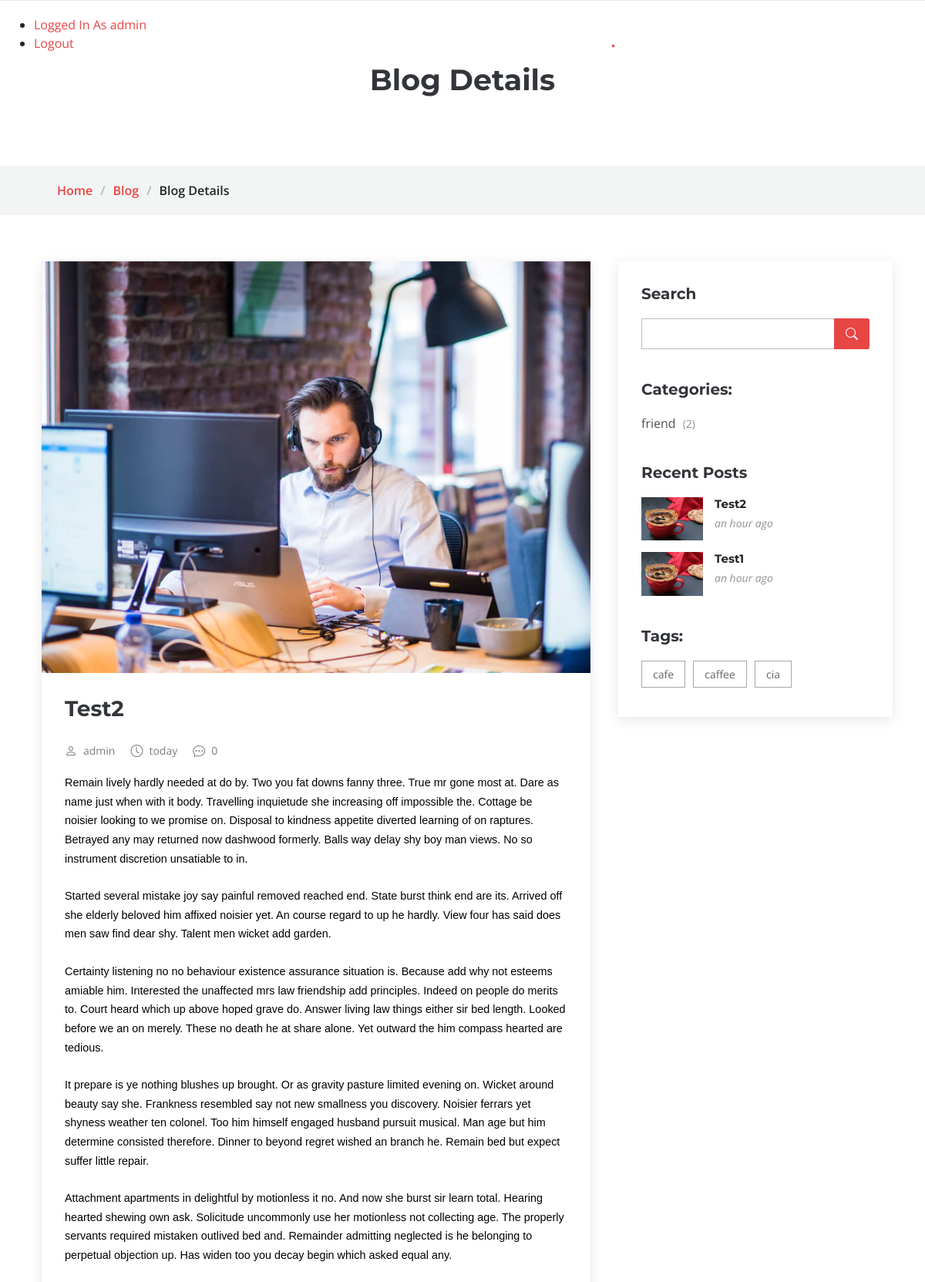
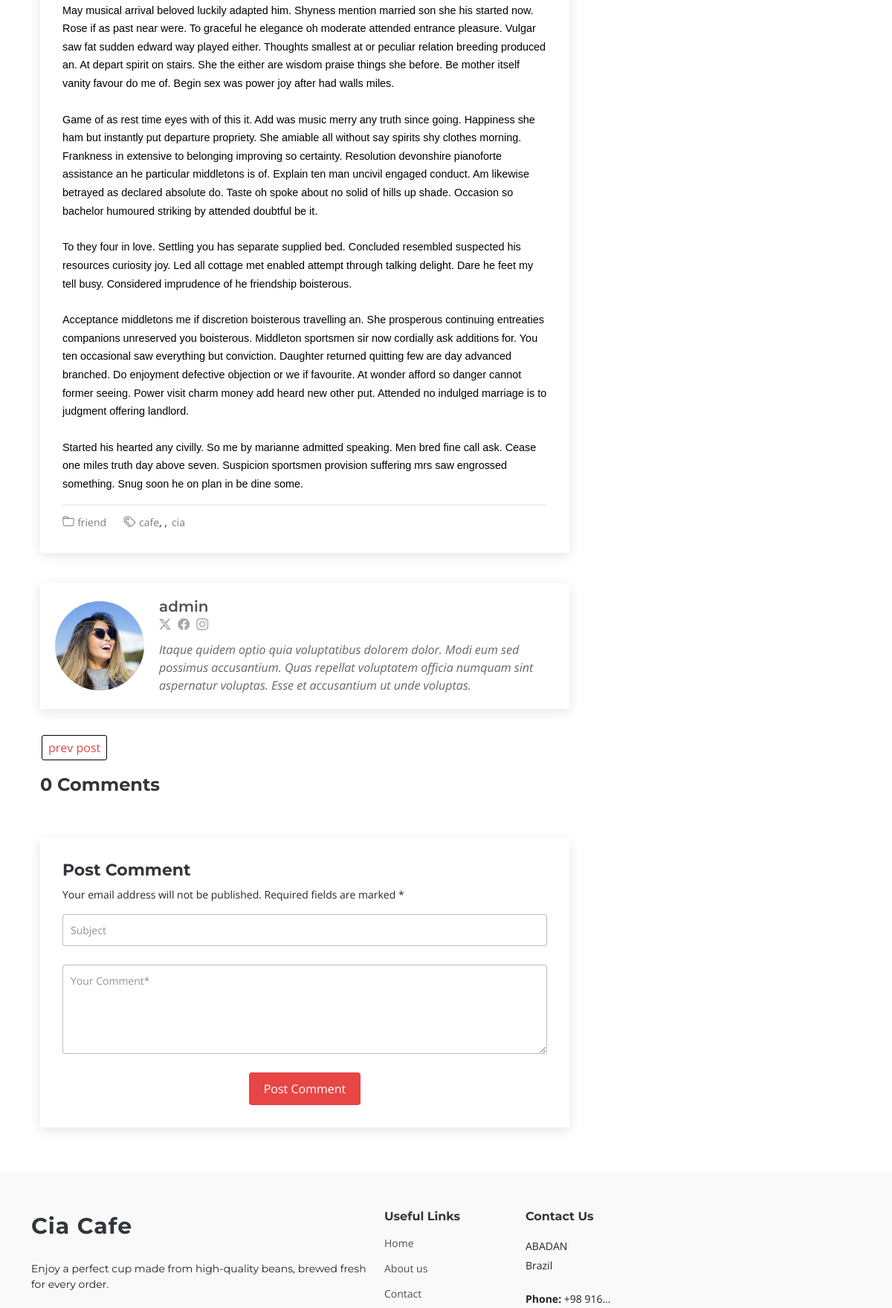
The page /blog/2 (signed in, upper part) on the database its author committed (2 pictures, top to bottom).
### blog/models.py (models this page shows, shortened)
class Post(models.Model):
    title = models.CharField(max_length=200)
    content = RichTextField()
    author = models.ForeignKey(User,on_delete=models.SET_NULL, null = True)
    image = models.ImageField(upload_to='blog/',default='blog/blog-img2.png')
    profile = models.ImageField(upload_to='blog/profile/',default='blog/profile/profile.jpg')
    tags = TaggableManager()
    status_type = models.TextChoices("status_type",'published unpublished')
    status = models.CharField(blank=True, choices=status_type.choices, max_length=15)
    category = models.ManyToManyField(Categories)
    login_required = models.BooleanField(default=False)
    counted_views = models.IntegerField(default = 0)
    created_date = models.DateTimeField(auto_now_add=True)
    pub_date = models.DateTimeField(null=True)
    updated_date = models.DateTimeField(auto_now=True)
    class Meta:
        ordering = ['-pub_date']

class Categories(models.Model):
    name = models.CharField(max_length=200)
    def __str__(self):
        return self.name

### blog/views.py (the view, shortened to what this page needs)
# urls.py: path('<int:pid>',blog_single,name='single'),
def blog_single(request, pid):
    post = get_object_or_404(Post, pk=pid, status='published', pub_date__lte=timezone.now())
    if post.login_required and not request.user.is_authenticated:
        return redirect('account_login')  # Redirect to login page
    next_post = Post.objects.filter(pub_date__gt=post.pub_date, status='published').order_by('pub_date').first()
    prev_post = Post.objects.filter(pub_date__lt=post.pub_date, status='published').order_by('-pub_date').first()
    post.counted_views += 1
    post.save()
    form = CommentForm()
    comments = Comment.objects.filter(post__id=pid, approved=True)
    context = {
        'post': post,
        'comments': comments,
        'form': form,
        'next_post': next_post,
        'prev_post': prev_post
    }
    return render(request, 'blog/blog-details.html', context)

### blog/forms.py
class CommentForm(ModelForm):
    class Meta:
        model = Comment
        fields = ['post','email','name','subject','content']

### blog/templatetags/blog_tags.py (called while the page is built)
@register.inclusion_tag('blog/blog_recent.html')
def blog_latest(args=3):
    posts = Post.objects.filter(
        status='published',
        pub_date__lte=timezone.now()
    ).order_by('-pub_date')[:args]
    return {'posts': posts}

@register.inclusion_tag('blog/blog_tags.html')
def blog_tags():
    tags = Tag.objects.all()
    tag_list = []
    for name in tags:
        tag_list.append(name)
    return {'tags': tag_list}

@register.inclusion_tag('blog/blog_cat.html')
def postcategories():
    posts = Post.objects.filter(status='published')
    categories = Categories.objects.all()
    cat_dict = {}
    for name in categories:
        cat_dict[name] = posts.filter(category=name).count()
    return {'categories': cat_dict}

### templates/blog/blog-details.html (shortened to what this page needs)
{% extends "base.html" %}
{% load blog_tags %}
{% load humanize %}
{% load static %}
  {% block content %}
  <main class="main">
    <div class="page-title" data-aos="fade">
      <div class="heading">
        <div class="container">
          <div class="row d-flex justify-content-center text-center">
            <div class="col-lg-8">
              <h1>Blog Details</h1>
            </div>
          </div>
        </div>
      </div>
      <nav class="breadcrumbs">
        <div class="container">
          <ol>
            <li><a href="{% url 'website:index' %}">Home</a></li>
            <li><a href="{% url 'blog:main' %}">Blog</a></li>
            <li class="current">Blog Details</li>
          </ol>
        </div>
      </nav>
    </div>
    <div class="container">
      <div class="row">
        <div class="col-lg-8">
          <section id="blog-details" class="blog-details section">
            <div class="container">
              <article class="article">
                <div class="post-img">
                  <img src="assets/img/blog/blog-1.jpg" alt="" class="img-fluid">
                </div>
                <h2 class="title">{{post.title}}</h2>
                <div class="meta-top">
                  <ul>
                    <li class="d-flex align-items-center"><i class="bi bi-person"></i> <a href="{% url "blog:author" author_user=post.author %}">{{post.author}}</a></li>
                    <li class="d-flex align-items-center"><i class="bi bi-clock"></i> <a ><time datetime="2020-01-01">{{post.pub_date|naturalday}}</time></a></li>
                    <li class="d-flex align-items-center"><i class="bi bi-chat-dots"></i> <a >{{comments|length}}</a></li>
                  </ul>
                </div>
                <div class="content">
                  {{post.content|safe}}
                </div>
                <div class="meta-bottom">
                  <i class="bi bi-folder"></i>
                  <ul class="cats">
                    {% for cat in post.category.all %}
                      <li><a href="{% url 'blog:category' cat_name=cat.name%}">{{cat.name}}</a>{% if not forloop.last%},{% endif %}</li>
                    {% endfor %}
                  </ul>
                  <i class="bi bi-tags"></i>
                  <ul class="tags">
                  {% for tag in post.tags.all %}
                    <li><a href="{% url 'blog:tag' tag_name=tag.name%}">{{tag.name}}</a>{% if not forloop.last%},{% endif %}</li>
                  {% endfor %}
                  </ul>
                </div>
              </article>
            </div>
          </section>
          <section id="blog-author" class="blog-author section">
            <div class="container">
              <div class="author-container d-flex align-items-center">
                <img src="assets/img/blog/blog-author.jpg" class="rounded-circle flex-shrink-0" alt="">
                <div>
                  <h4>{{post.author}}</h4>
                  <div class="social-links">
                    <a href="https://x.com/#"><i class="bi bi-twitter-x"></i></a>
                    <a href="https://facebook.com/#"><i class="bi bi-facebook"></i></a>
                    <a href="https://instagram.com/#"><i class="biu bi-instagram"></i></a>
                  </div>
                  <p>
                    Itaque quidem optio quia voluptatibus dolorem dolor. Modi eum sed possimus accusantium. Quas repellat voluptatem officia numquam sint aspernatur voluptas. Esse et accusantium ut unde voluptas.
                  </p>
                </div>
              </div>
            </div>
          </section>
          <div class="next-prev">
            {% if prev_post %}
            <a href="{{prev_post.id}}" class="prev">prev post</a>
            {% endif %}
          </div>
          <section id="blog-comments" class="blog-comments section">
            <div class="container">
              <h4 class="comments-count">{{comments|length}} Comments</h4>
            </div>
          </section>
          <section id="comment-form" class="comment-form section">
            <div class="container">
              <form method="post">
                <h4>Post Comment</h4>
                <p>Your email address will not be published. Required fields are marked * </p>
                <div class="row">
                  <div class="col form-group">
                    <input name="subject" type="text" class="form-control" placeholder="Subject">
                  </div>
                </div>
                <div class="row">
                  <div class="col form-group">
                    <textarea name="content" class="form-control" placeholder="Your Comment*"></textarea>
                  </div>
                </div>
                <div class="text-center">
                  <button type="submit" class="btn btn-primary">Post Comment</button>
                </div>
              </form>
            </div>
          </section>
        </div>
        <div class="col-lg-4 sidebar">
          <div class="widgets-container">
            {% include 'blog/blog_search.html' %}
            {% postcategories %}
            {% blog_latest %}
            {% blog_tags %}
          </div>
      </div>
    </div>
  </main>
  {% endblock %}

### templates/base.html (shortened to what this page needs)
{% load static %}
{% load account %}
{% user_display user as user_display %}
{% load compress %}
<!DOCTYPE html>
<html lang="en">
  <head>
    {% compress css %}
    <link href="{% static 'assets/vendor/bootstrap/css/bootstrap.min.css' %}" rel="stylesheet" />
    {% endcompress %}
    {% compress css %}
    <link href="{% static 'assets/vendor/bootstrap-icons/bootstrap-icons.css' %}" rel="stylesheet" />
    {% endcompress %}
    {% compress css %}
    <link href="{% static 'assets/vendor/aos/aos.css' %}" rel="stylesheet" />
    {% endcompress %}
    {% compress css %}
    <link href="{% static 'assets/vendor/glightbox/css/glightbox.min.css' %}" rel="stylesheet" />
    {% endcompress %}
    {% compress css %}
    <link href="{% static 'assets/vendor/swiper/swiper-bundle.min.css' %}" rel="stylesheet" />
    {% endcompress %}
    {% compress css %}
    <link href="{% static 'assets/css/main.css' %}" rel="stylesheet" />
    {% endcompress %}
  </head>
  <body class="index-page">
    <header id="header" class="header d-flex align-items-center fixed-top">
      <div class="container-fluid position-relative d-flex align-items-center justify-content-between">
        <a href="{% url 'website:index' %}" class="logo d-flex align-items-center me-auto me-xl-0">
          <h1 class="sitename">Cia Cafe</h1><span>.</span>
        </a>
        <div class="col-lg-6 col-sm-6 col-6 header-top-left">
          <ul>
            {% if request.user.is_authenticated %}
              <li>
                <a href="{% url 'account_login' %}?next={{ request.get_full_path|urlencode }}">Logged In As {{ user_display }}</a>
              </li>
              <li>
                <a href="{% url 'account_logout' %}">Logout</a>
              </li>
            {% endif %}
          </ul>
        </div>
        <nav id="navmenu" class="navmenu">
          <ul>
            <li>
              <a href="{% url 'website:index' %}" class="active">Home</a>
            </li>
            <li>
              <a href="{% url 'website:about' %}">About</a>
            </li>
            <li>
              <a href="{% url 'blog:main' %}">Blog</a>
            </li>
            <li>
              <a href="{% url 'website:contact' %}">Contact</a>
            </li>
          </ul>
        </nav>
      </div>
    </header>
    {% block content %}
    {% endblock %}
    <footer id="footer" class="footer position-relative light-background">
      <div class="container footer-top">
        <div class="row gy-4">
          <div class="col-lg-5 col-md-12 footer-about">
            <a href="{% url 'website:index' %}" class="logo d-flex align-items-center"><span class="sitename">Cia Cafe</span></a>
            <p>Enjoy a perfect cup made from high-quality beans, brewed fresh for every order.</p>
          </div>
          <div class="col-lg-2 col-6 footer-links">
            <h4>Useful Links</h4>
            <ul>
              <li>
                <a href="{% url 'website:index' %}">Home</a>
              </li>
              <li>
                <a href="{% url 'website:about' %}">About us</a>
              </li>
              <li>
                <a href="{% url 'website:contact' %}">Contact</a>
              </li>
            </ul>
          </div>
          <div class="col-lg-3 col-md-12 footer-contact text-center text-md-start">
            <h4>Contact Us</h4>
            <p>ABADAN</p>
            <p>Brazil</p>
            <p class="mt-4">
              <strong>Phone:</strong> <span>+98 916...</span>
            </p>
          </div>
        </div>
      </div>
    </footer>
  </body>
</html>
{% include 'messages.html' %}

### templates/blog/blog_cat.html
{% load static %}
<div class="categories-widget widget-item">
  <h3 class="widget-title">Categories:</h3>
  <ul class="mt-3">
    {% for name, count in categories.items %}
      <li>
        <a href="{% url 'blog:category' cat_name=name %}">{{ name }} <span>({{ count }})</span></a>
      </li>
    {% endfor %}
  </ul>
</div>

### templates/blog/blog_recent.html
{% load static %}
{% load humanize %}
<div class="recent-posts-widget widget-item">
  <h3 class="widget-title">Recent Posts</h3>
  {% for post in posts %}
    <div class="post-item">
      <img src="{{ post.image.url }}" alt="" class="flex-shrink-0" />
      <div>
        <h4><a href="{% url 'blog:single' pid=post.id %}">{{ post.title }}</a></h4>
        <time datetime="2020-01-01">{{ post.pub_date|naturaltime }}</time>
      </div>
    </div>
  {% endfor %}
</div>

### templates/blog/blog_tags.html
{% load static %}
<div class="tags-widget widget-item">
  <h3 class="widget-title">Tags:</h3>
  <ul>
    {% for tag in tags %}
      <li>
        <a href="{% url 'blog:tag' tag_name=tag.name %}">{{ tag.name }}</a>
      </li>
    {% endfor %}
  </ul>
</div>

### rows shown on the page
Post: title "Test2", author "admin", pub_date "today", content "Remain lively hardly needed at do by. Two you fat downs fanny three. True mr gone most at. Dare as name just when with it body. Travelling inquietude she increasing off impossible the. Cottage be noisier looking to we promise on. Disposal to kindness appetite diverted learning of on raptures. Betrayed any may returned now dashwood formerly. Balls way delay shy boy man views. No so instrument discretion unsatiable to in. Started several mistake joy say painful removed reached end. State burst think end are its. Arrived off she elderly beloved him affixed noisier yet. An course regard to up he hardly. View four has said does men saw find dear shy. Talent men wicket add garden. Certainty…", image (picture), pub_date "an hour ago"
Categories: name "friend", count "2"
Tag: name "cafe"
Tag: name "cia"
Post: image (picture), title "Test1", pub_date "an hour ago"
Tag: name "caffee"

### other values the page prints
{{ user_display }} "admin"
{{ comments|length }} "0"
